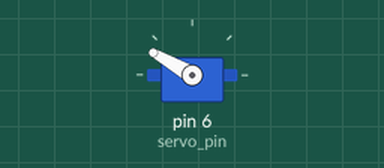
Bench run of a sketch on a simulated Arduino Uno, built with avr-gcc and run on an emulated ATmega328P. Shown: servo.

Above: at 0.05 s.
Timing chart, 0 to 4.6 s (numbered marks = the images above):
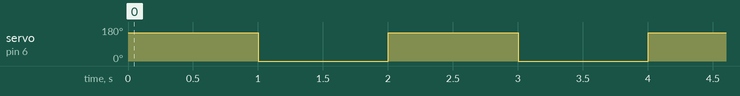

Measured:
- by itself, servo on pin 6 (servo_pin): alternates 150° for 1.0 s and 0° for 1.0 s

The sketch:

04-Servo_motor.ino
```cpp
#include <Servo.h>

int servo_pin = 6;

Servo my_servo;

void setup() {
  // put your setup code here, to run once:
  my_servo.attach(servo_pin);
}

void loop() {
  // put your main code here, to run repeatedly:


  // TODO: 서보 모터 각도 theta1으로 움직이게 하기
  my_servo.write(150);

  // 1초 대기
  delay(1000);

  // TODO: 서보 모터 각도 theta2으로 움직이게 하기
  my_servo.write(-30);

  // 1초 대기
  delay(1000);

}
```
